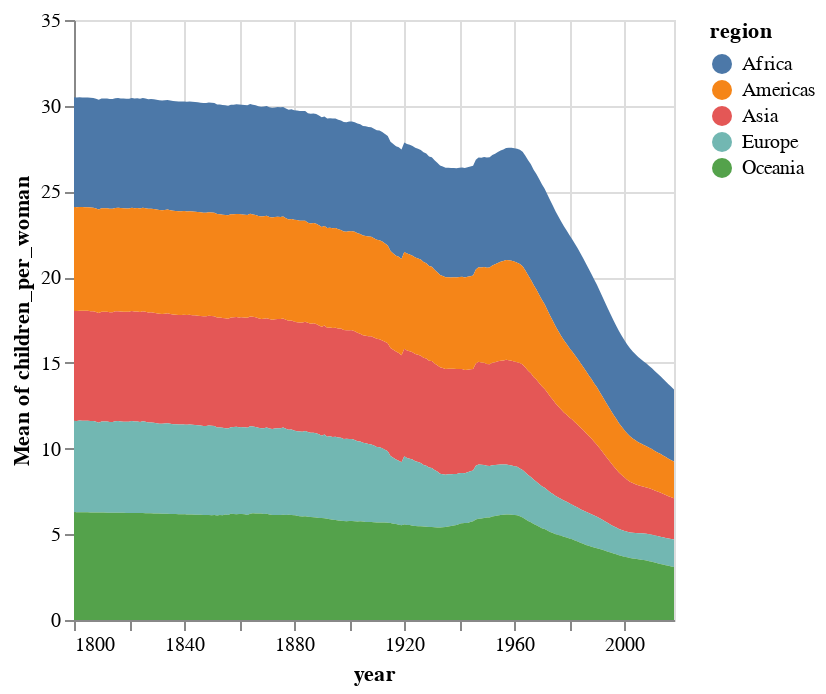

Here is the notebook cell this chart was saved with:
### Markdown cell above
#### `alt.X` and `alt.Y`

In order to create an area chart
where the colored regions are layered behind each other 
rather than stacked on top,
we need to leverage the helper functions `alt.Y` and `alt.X`.
These helpers have the role of customizing things like order, groups, and scale for the axis.
When using just `y='column'`,
we're still calling `alt.Y()` under the hood,
we just save ourselves some typing.

Let's first use `alt.Y` on its own
without any additional argument
to recreate the same area plot as above
just to demonstrate how it works.

### Code cell
alt.Chart(gm).mark_area().encode(
    x='year:T',
    y=alt.Y('mean(children_per_woman)'),
    color='region'
)

### Figure 1 — Vega specification as saved in the notebook (floating-point values rounded to 4 significant figures; data arrays with more than 128 entries replaced by an {"elided": "..."} marker saying what was removed)
{"$schema": "https://vega.github.io/schema/vega/v5.json", "data": [{"name": "source_0", "values": {"elided": "1095 records"}, "transform": [{"type": "formula", "expr": "toDate(datum['year'])", "as": "year"}]}, {"name": "source_0_color_domain_region", "values": [{"region": "Asia"}, {"region": "Europe"}, {"region": "Africa"}, {"region": "Americas"}, {"region": "Oceania"}]}], "marks": [{"type": "group", "name": "pathgroup", "from": {"facet": {"data": "source_0", "name": "faceted_path_main", "groupby": ["region"]}}, "encode": {"update": {"height": {"field": {"signal": null, "datum": null, "group": "height", "parent": null}}, "width": {"field": {"signal": null, "datum": null, "group": "width", "parent": null}}}}, "marks": [{"type": "area", "name": "marks", "from": {"data": "faceted_path_main"}, "sort": {"field": "x"}, "encode": {"update": {"defined": {"signal": "isValid(datum[\"year\"]) && isFinite(+datum[\"year\"]) && isValid(datum[\"mean_children_per_woman\"]) && isFinite(+datum[\"mean_children_per_woman\"])"}, "orient": {"value": "vertical"}, "fill": {"field": "region", "scale": "color"}, "y": {"field": "mean_children_per_woman_end", "scale": "y"}, "x": {"field": "year", "scale": "x"}, "y2": {"field": "mean_children_per_woman_start", "scale": "y"}}}, "style": ["area"]}]}], "scales": [{"name": "x", "type": "time", "domain": {"data": "source_0", "field": "year"}, "range": [0, {"signal": "width"}]}, {"name": "y", "type": "linear", "domain": {"data": "source_0", "fields": ["mean_children_per_woman_start", "mean_children_per_woman_end"]}, "range": [{"signal": "height"}, 0], "nice": true, "zero": true}, {"name": "color", "type": "ordinal", "domain": {"data": "source_0_color_domain_region", "field": "region", "sort": true}, "range": "category"}], "axes": [{"scale": "x", "orient": "bottom", "grid": true, "aria": false, "labels": false, "gridScale": "y", "domain": false, "maxExtent": 0, "ticks": false, "zindex": 0, "minExtent": 0, "tickCount": {"signal": "ceil(width/40)"}}, {"scale": "y", "domain": false, "grid": true, "orient": "left", "minExtent": 0, "ticks": false, "tickCount": {"signal": "ceil(height/40)"}, "labels": false, "aria": false, "gridScale": "x", "maxExtent": 0, "zindex": 0}, {"scale": "x", "labelFlush": true, "labelOverlap": true, "title": "year", "tickCount": {"signal": "ceil(width/40)"}, "zindex": 0, "grid": false, "orient": "bottom"}, {"scale": "y", "tickCount": {"signal": "ceil(height/40)"}, "zindex": 0, "title": "Mean of children_per_woman", "labelOverlap": true, "grid": false, "orient": "left"}], "padding": 5, "background": "white", "legends": [{"fill": "color", "symbolType": "circle", "title": "region"}], "width": 300, "style": "cell", "height": 300}
